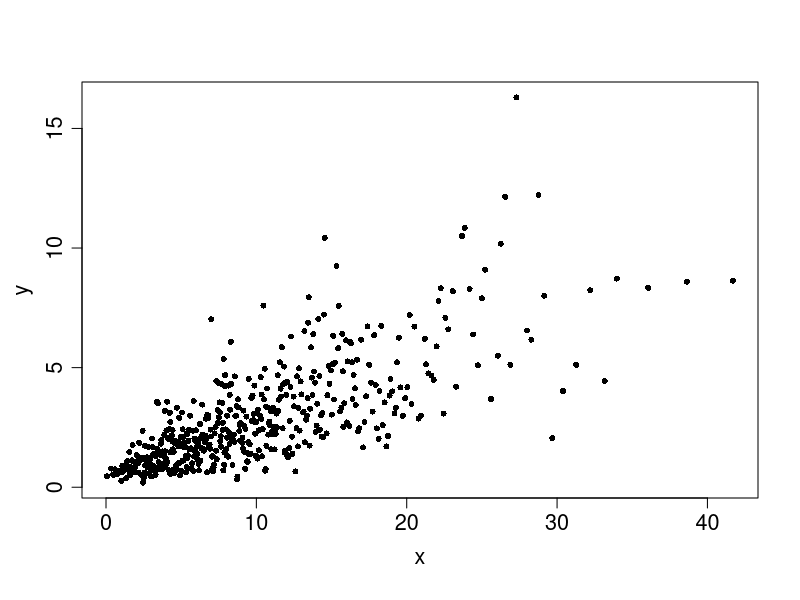

This chart was generated by the following R code:
#*********************************************************************************************************
# FILE:    C:\Projects\Practical Tools Book\Book Chapters\14 Calibration\Examples\Fig 14.6.R
# PROJECT:  Practical Tools for Designing and Weighting Survey Samples
# DATE:     03/24/2012
# AUTHOR:   R. Valliant
# PURPOSE:  Plot 500 points from HMT pop
#*********************************************************************************************************

HMT.fcn <- function (N = 5000, H = 10) 
{
    #       HMT.fcn
    #   Generate the population used in 
    #      Hansen, M.H., Madow, W.G., and Tepping, B.J. (1983), 
    #   N = pop size
    #   H = no. of strata
    
    x <- rgamma(n = N, shape = 2, scale = 5)
    p <- 0.04 * (x^(-3/2)) * ((8 + 5*x)^2)
    lam <- (8 + 5*x)/(1.25 * (x^(3/2)))
    y <- rgamma(n = N, shape = p, rate = lam)
    pop <- cbind(x,y)
    pop <- pop[order(pop[, 1]), ]
    
    brk <- (0:H) * sum(pop[, 1]/H)
    brk[length(brk)] <- cumsum(pop[, 1])[N]
    strat <- cut(cumsum(pop[, 1]), brk)
    
    pop <- cbind(strat, pop)
    pop
}

postscript("C:\\Projects\\Practical Tools Book\\Book Chapters\\14 Calibration\\Examples\\Fig 14.6.eps")
set.seed(2146616503)
hmt <- HMT.fcn()

sam <- seq(1,5000,10)

par(mgp = c(2.5,0.8,0))
plot(hmt[sam,"x"], hmt[sam,"y"],
     pch = 16,
     xlab = "x",
     ylab = "y",
     cex = 0.8,
     cex.axis = 1.3,
     cex.lab = 1.3)

dev.off()
